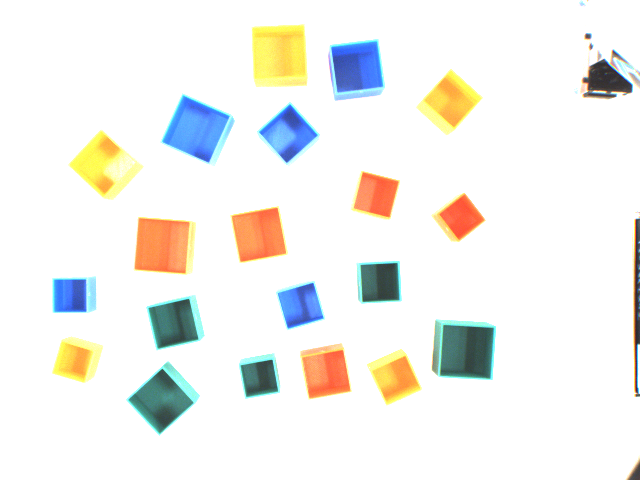
#> input picture camera/test/green.png, 1280 x 960 px (shown at 1/2 size)
$ python hsv.py
#> lines starting #> are read from the running program, lines starting #| are printed output that depends on the picture; after the words box and inside, x2 and y2 are one past the last pixel; in counts of white or black regions, pixels touching at a corner belong together
import cv2
import numpy as np


def nothing(x):
    pass


# Create a window
cv2.namedWindow('image')

# create trackbars for color change
cv2.createTrackbar('HMin', 'image', 0, 179, nothing)  # Hue is from 0-179 for Opencv
#> slider 'HMin' is set to 35
cv2.createTrackbar('SMin', 'image', 0, 255, nothing)
#> slider 'SMin' is set to 51
cv2.createTrackbar('VMin', 'image', 0, 255, nothing)
#> slider 'VMin' is set to 51
cv2.createTrackbar('HMax', 'image', 0, 179, nothing)
#> slider 'HMax' is set to 179
cv2.createTrackbar('SMax', 'image', 0, 255, nothing)
#> slider 'SMax' is set to 255
cv2.createTrackbar('VMax', 'image', 0, 255, nothing)
#> slider 'VMax' is set to 255

# Set default value for MAX HSV trackbars.
cv2.setTrackbarPos('HMax', 'image', 179)
cv2.setTrackbarPos('SMax', 'image', 255)
cv2.setTrackbarPos('VMax', 'image', 255)

# Initialize to check if HSV min/max value changes
hMin = sMin = vMin = hMax = sMax = vMax = 0
phMin = psMin = pvMin = phMax = psMax = pvMax = 0

img = cv2.imread('camera/test/green.png')
#> img is the input picture: shape (960, 1280, 3); mean B, G, R 236.6, 240.8, 241.1
img = cv2.resize(img, (670, 502))
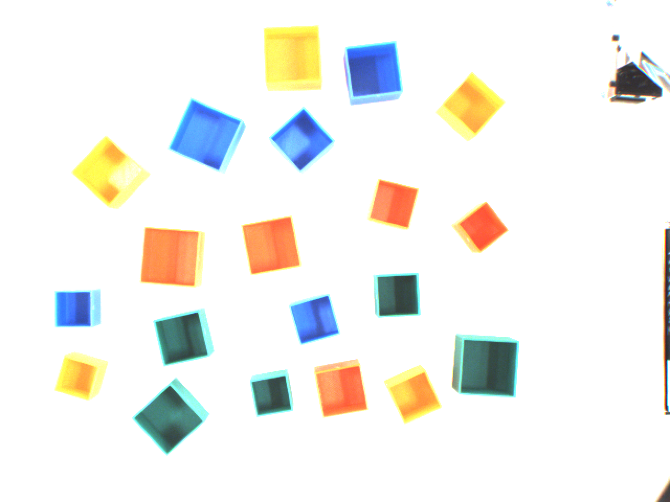
#> img: shape (502, 670, 3); mean B, G, R 236.6, 240.8, 241.1
output = img
waitTime = 33

while (1):

    # get current positions of all trackbars
    hMin = cv2.getTrackbarPos('HMin', 'image')
    sMin = cv2.getTrackbarPos('SMin', 'image')
    vMin = cv2.getTrackbarPos('VMin', 'image')

    hMax = cv2.getTrackbarPos('HMax', 'image')
    sMax = cv2.getTrackbarPos('SMax', 'image')
    vMax = cv2.getTrackbarPos('VMax', 'image')

    # Set minimum and max HSV values to display
    lower = np.array([hMin, sMin, vMin])
    upper = np.array([hMax, sMax, vMax])

    # Create HSV Image and threshold into a range.
    hsv = cv2.cvtColor(img, cv2.COLOR_BGR2HSV)
#> hsv: shape (502, 670, 3); mean H, S, V 10, 22.1, 249
    mask = cv2.inRange(hsv, lower, upper)
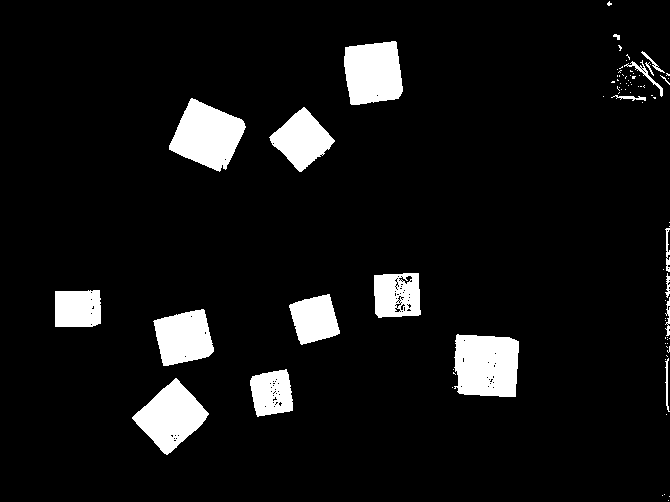
#> mask: shape (502, 670); 7.7% white; 84 white regions (65 under 20 px), largest, box (x1, y1, x2, y2) and area: (454, 334, 519, 397) 3629, (169, 98, 246, 172) 3471, (344, 41, 403, 105) 3144
    output = cv2.bitwise_and(img, img, mask=mask)
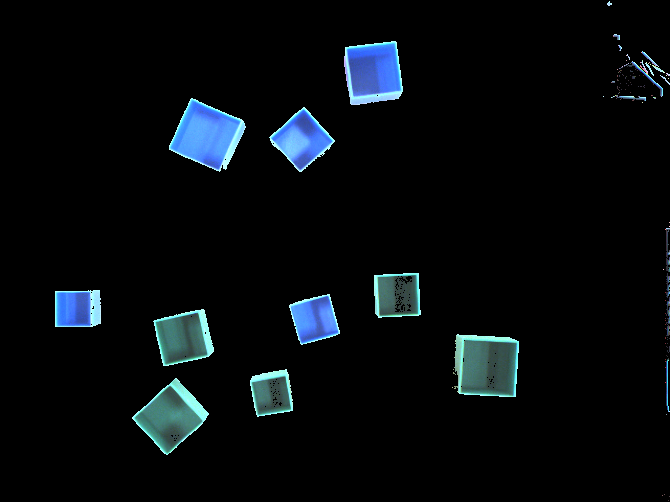
#> output: shape (502, 670, 3); mean B, G, R 14.3, 11.3, 6.9

    # Print if there is a change in HSV value
    if ((phMin != hMin) | (psMin != sMin) | (pvMin != vMin) | (phMax != hMax) | (psMax != sMax) | (pvMax != vMax)):
        print("(hMin = %d , sMin = %d, vMin = %d), (hMax = %d , sMax = %d, vMax = %d)" % (
            hMin, sMin, vMin, hMax, sMax, vMax))
        phMin = hMin
        psMin = sMin
        pvMin = vMin
        phMax = hMax
        psMax = sMax
        pvMax = vMax

    # Display output image
    cv2.imshow('image', output)

    # Wait longer to prevent freeze for videos.
    if cv2.waitKey(waitTime) & 0xFF == ord('q'):
#> (key q is pressed here)
        break

cv2.destroyAllWindows()

$ run again, with camera/test/dark.png copied over camera/test/green.png
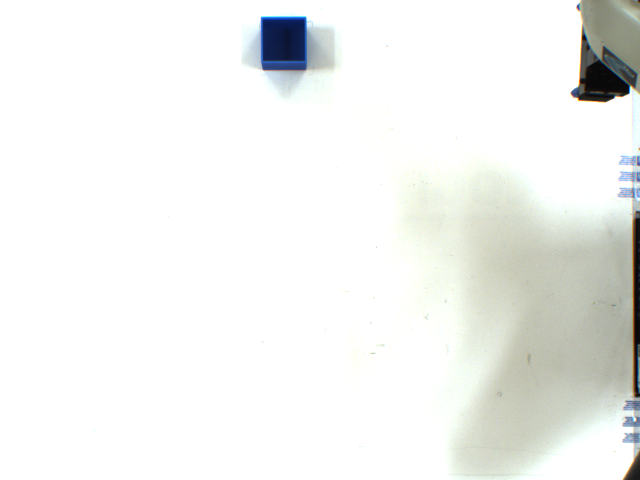
#> input picture camera/test/dark.png, 1280 x 960 px (shown at 1/2 size)
#> img is the input picture: shape (960, 1280, 3); mean B, G, R 239.6, 242, 240.7
#> `img = cv2.resize(img, (670, 502))`:
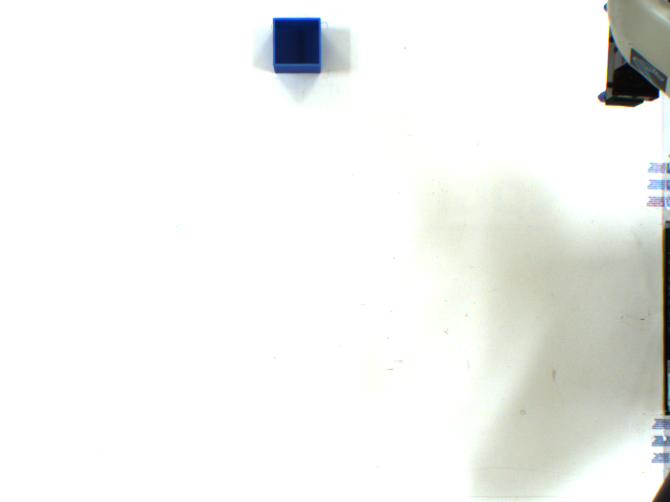
#> img: shape (502, 670, 3); mean B, G, R 239.6, 242, 240.6
#> hsv: shape (502, 670, 3); mean H, S, V 13.8, 7.1, 242.9
#> `mask = cv2.inRange(hsv, lower, upper)`:
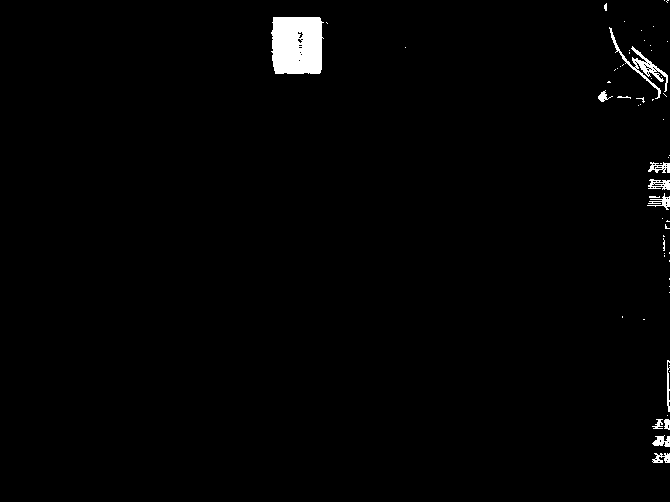
#> mask: shape (502, 670); 1.3% white; 60 white regions (48 under 20 px), largest, box (x1, y1, x2, y2) and area: (271, 17, 324, 74) 2764, (609, 27, 668, 99) 613, (648, 179, 670, 190) 149
